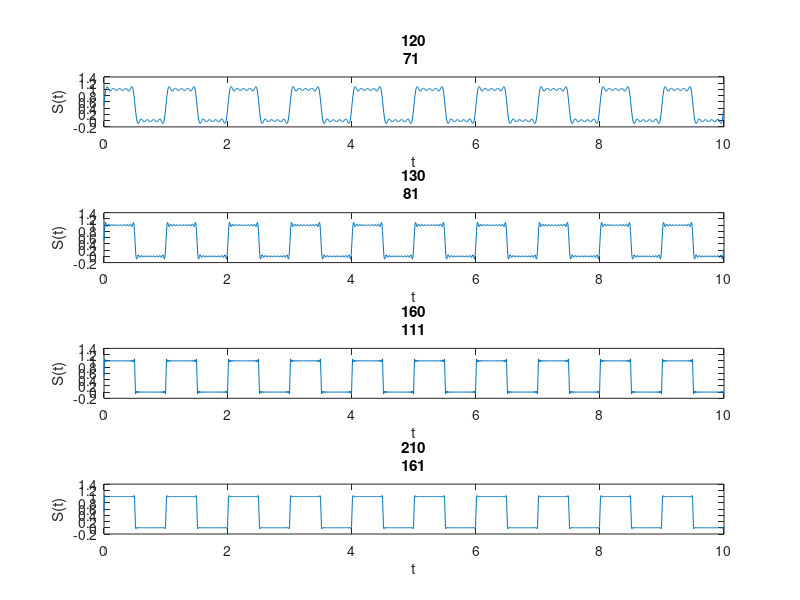

This chart was generated by the following MATLAB code:
clear all;
close all;

N = [10, 20, 50, 100];
for i=1:4
    T = 1;
    fs = 1/T;
    N_sample = 128;%为了画波形，设置每个周期的采样点数
    dt = 1/ N_sample;%时间分辨率
    t = 0:dt:10*T-dt;%取 10 个周期
    n = -N(i):N(i);
    Fn = 0.5 * sinc(n/2).*exp(-1j*n*pi/2);%求傅立叶系数
    ft = zeros(size(t));
    for m = -N(i):N(i) %一共 2N+1 项累加。
        ft = ft + Fn(m+N(i)+1) * exp(1j*2*pi*m*fs*t);
    end
    subplot(4, 1, i);
    plot(t, ft);
    title("n=" + N(i));
    xlabel("t")
    ylabel("S(t)")
end
